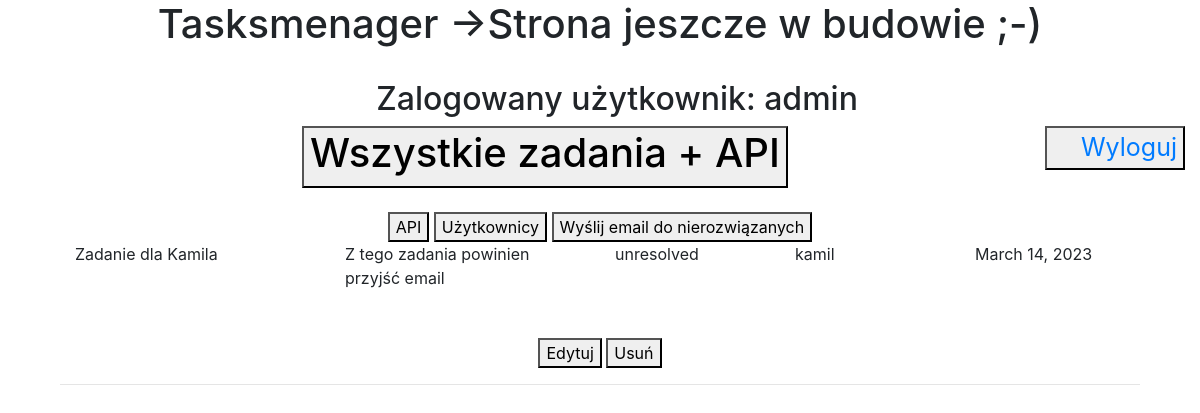
/taskdetails/3 (signed in), run on the app's committed database.
### tasks/models.py (models this page shows)
class Task(models.Model):
    title = models.CharField(max_length=50)
    description = models.TextField()
    status = models.CharField(choices=TASK_STATUS, default='', max_length=30)
    user = models.ForeignKey(User, on_delete=models.CASCADE)
    expiry_date = models.DateField()
    class Meta:
        verbose_name = "Zadanie"
        verbose_name_plural = "Zadania"

### tasks/views.py (the view)
# urls.py: path('taskdetails/<id>', taskdetails, name='szczegoly'),
@login_required(login_url='login')
def taskdetails(request, id):
    task_details = Task.objects.get(pk=id)
    task_detail = Task.objects.get(id=task_details.pk)
    data = {'wybor_uzytkownika': task_details,
            'zadanie': task_detail}
    return render(request, 'taskdetails.html', data)

### tasks/templates/taskdetails.html
{% extends 'template.html' %}
{% load static %}
{% block taskdetails %}
    {% if zadanie %}
        <div class="col-lg-12">
            <div class="col-lg-3">
                {{zadanie.title}}
            </div>
            <div class="col-lg-3" style="-webkit-line-clamp: 10;">
                {{zadanie.description}}
            </div>
            <div class="col-lg-2">
                {{zadanie.status}}
            </div>
            <div class="col-lg-2">
                {{zadanie.user}}
            </div>
            <div class="col-lg-2">
                {{zadanie.expiry_date}}
            </div>
            <br>
            <br>
            <br>
            <br>
            <button>Edytuj</button>
            <button>Usuń</button>
            <hr>
        </div>
    {% endif %}
{% endblock taskdetails %}

### tasks/templates/template.html (shortened to what this page needs)
{% load static %}
<!DOCTYPE html>
<html lang="pl">
<head>
	<link rel="stylesheet" href="https://stackpath.bootstrapcdn.com/bootstrap/4.4.1/css/bootstrap.min.css">
	<link rel="stylesheet" href="{% static '/style.css' %}">
</head>
<body>
	<header>
		<div class="col-lg-12">
			<div class="info">
				<h1 class="categories-title">Tasksmenager ->Strona jeszcze w budowie ;-)</h1><br>
				<h2 id="hello-msg">&nbsp &nbsp Zalogowany użytkownik: {{request.user}}</h2>
			</div>
			<div class="logout">
				<button><a href="{% url 'logout' %}">&nbsp &nbsp Wyloguj</a></button>
			</div>
		</div>
	</header>
	<div class="container">
		<a href = "/tasks">
       		<button><h1> Wszystkie zadania + API </h1></button>
		</a>
		<br>
		<br>
		<a href = "/task/api">
			<button>API</button>
	 	</a>
		<a href = "/users">
			<button> Użytkownicy </button>
		</a>
		<button id="mail">Wyślij email do nierozwiązanych</button>
		{% block taskdetails %}   {% endblock taskdetails %}
	</div>
</body>
</html>

### tasks/static/style.css (style rules this page uses)
.container { text-align: center; }
.info { text-align: center; }
.logout { text-align: right; font-size: 25px; color: rgb(252, 60, 60); float: right; }
.col-lg-3 { text-align: left; float: left; display: -webkit-box; -webkit-line-clamp: 2; -webkit-box-orient: vertical; overflow: hidden; }
.col-lg-2 { text-align: left; float: left; display: -webkit-box; -webkit-line-clamp: 2; -webkit-box-orient: vertical; overflow: hidden; }

### data on the page
Task: title "Zadanie dla Kamila", description "Z tego zadania powinien przyjść email", status "unresolved", user "kamil", expiry_date "March 14, 2023"

### other printed values
{{ request.user }} "admin"
